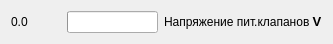
    <widget class="QWidget" name="layoutWidget">
     <property name="geometry">
      <rect>
       <x>11</x>
       <y>50</y>
       <width>320</width>
       <height>23</height>
      </rect>
     </property>
     <layout class="QHBoxLayout" name="horizontalLayout_3">
      <item>
       <widget class="QLabel" name="label_5">
        <property name="sizePolicy">
         <sizepolicy hsizetype="Fixed" vsizetype="Fixed">
          <horstretch>0</horstretch>
          <verstretch>0</verstretch>
         </sizepolicy>
        </property>
        <property name="minimumSize">
         <size>
          <width>50</width>
          <height>0</height>
         </size>
        </property>
        <property name="text">
         <string>0.0 </string>
        </property>
       </widget>
      </item>
      <item>
       <widget class="QProgressBar" name="progressBar_3">
        <property name="maximumSize">
         <size>
          <width>108</width>
          <height>16777215</height>
         </size>
        </property>
        <property name="statusTip">
         <string/>
        </property>
        <property name="whatsThis">
         <string notr="true"/>
        </property>
        <property name="value">
         <number>0</number>
        </property>
        <property name="textVisible">
         <bool>false</bool>
        </property>
       </widget>
      </item>
      <item>
       <widget class="QLabel" name="label_6">
        <property name="text">
         <string>&lt;html&gt;&lt;head/&gt;&lt;body&gt;&lt;p&gt;Напряжение пит.клапанов &lt;span style=&quot; font-size:10pt; font-weight:600;&quot;&gt;V&lt;/span&gt;&lt;/p&gt;&lt;/body&gt;&lt;/html&gt;</string>
        </property>
       </widget>
      </item>
     </layout>
    </widget>
